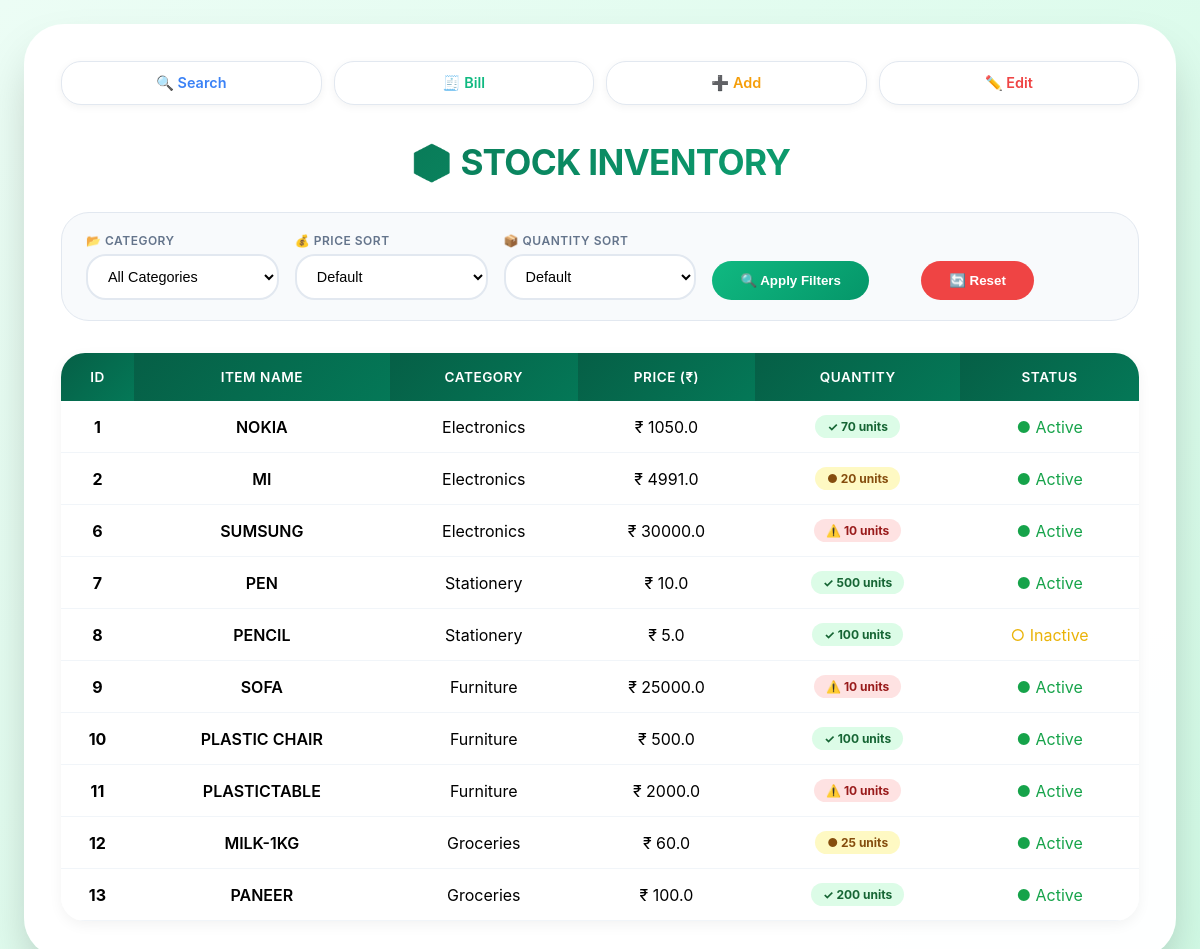
The app's page /stock with its own data.
### main.py (models this page shows, shortened)
class ITEM(db.Model):
    __tablename__ = 'item'  # Explicitly tells SQLAlchemy to look for the lowercase table
    id = db.Column(db.Integer, primary_key=True)
    name = db.Column(db.String(80), nullable=False)
    category = db.Column(db.String(25), nullable=False)
    price = db.Column(db.Float, nullable=False)
    quantity = db.Column(db.Integer, nullable=False)
    status = db.Column(db.String(25), nullable=False)

### main.py (the view)
@app.route('/stock')
def stock():
    posts = ITEM.query.all()
    return flask.render_template('stock.html',posts=posts)

### templates/stock.html (shortened to what this page needs)
<!DOCTYPE html>
<html lang="en">
<head>
</head>
<body>
<div class="container">
    <div class="nav-grid">
        <div class="nav-card"><a href="{{ url_for('search') }}" class="nav-button">🔍 Search</a></div>
        <div class="nav-card"><a href="{{ url_for('bill') }}" class="nav-button">🧾 Bill</a></div>
        <div class="nav-card"><a href="{{ url_for('item') }}" class="nav-button">➕ Add</a></div>
        <div class="nav-card"><a href="{{ url_for('edit') }}" class="nav-button">✏️ Edit</a></div>
    </div>
    <h1>📦 STOCK INVENTORY</h1>
    <div class="filter-bar">
        <form method="POST" action="{{ url_for('stockfilter') }}">
            <div class="filter-form">
                <div class="filter-group">
                    <label>📂 Category</label>
                    <select name="item_category">
                        <option value="">All Categories</option>
                    </select>
                </div>
                <div class="filter-group">
                    <label>💰 Price Sort</label>
                    <select name="item_price">
                        <option value="">Default</option>
                    </select>
                </div>
                <div class="filter-group">
                    <label>📦 Quantity Sort</label>
                    <select name="item_quantity">
                        <option value="">Default</option>
                    </select>
                </div>
                <div class="filter-group">
                    <button type="submit" class="filter-btn">🔍 Apply Filters</button>
                </div>
                <div class="filter-group">
                    <a href="{{ url_for('stock') }}">
                        <button type="button" class="filter-btn reset-btn" style="background: #ef4444;">🔄 Reset</button>
                    </a>
                </div>
            </div>
        </form>
    </div>
    {% if posts %}
        <table class="stock-table">
            <thead>
                <tr>
                    <th>ID</th>
                    <th>ITEM NAME</th>
                    <th>CATEGORY</th>
                    <th>PRICE (₹)</th>
                    <th>QUANTITY</th>
                    <th>STATUS</th>
                </tr>
            </thead>
            <tbody>
                {% for item in posts %}
                <tr>
                    <td><strong>{{item.id}}</strong></td>
                    <td style="text-transform: uppercase; font-weight: 600;">{{item.name}}</td>
                    <td>{{item.category}}</td>
                    <td>₹ {{item.price}}</td>
                    <td>
                        {% if item.quantity > 50 %}
                            <span class="stock-badge stock-high">✓ {{item.quantity}} units</span>
                        {% elif item.quantity > 10 %}
                            <span class="stock-badge stock-medium">● {{item.quantity}} units</span>
                        {% else %}
                            <span class="stock-badge stock-low">⚠️ {{item.quantity}} units</span>
                        {% endif %}
                    </td>
                    <td>
                        {% if item.status == 'Active' %}
                            <span style="color: #16a34a;">● Active</span>
                        {% elif item.status == 'Inactive' %}
                            <span style="color: #eab308;">○ Inactive</span>
                        {% else %}
                            <span style="color: #dc2626;">⊗ Discontinued</span>
                        {% endif %}
                    </td>
                </tr>
                {% endfor %}
            </tbody>
        </table>
    {% else %}
        <div class="empty-state">
            📭 No items found in inventory. <a href="{{ url_for('item') }}" style="color: #10b981;">Add some items</a> to get started.
        </div>
    {% endif %}
</div>
</body>
</html>

### templates/stock.html (style rules this page uses)
* { margin: 0; padding: 0; box-sizing: border-box; }
body { font-family: 'Inter', -apple-system, BlinkMacSystemFont, 'Segoe UI', Roboto, Helvetica, Arial, sans-serif; background: linear-gradient(135deg, #ecfdf5 0%, #d1fae5 100%); margin: 0; padding: 24px; min-height: 100vh; }
.container { max-width: 1400px; margin: 0 auto; background: rgba(255, 255, 255, 0.98); padding: 36px; border-radius: 40px; box-shadow: 0 25px 50px -12px rgba(0, 0, 0, 0.25); border: 1px solid rgba(255, 255, 255, 0.5); }
h1 { text-align: center; color: #1e293b; font-size: 2.2rem; font-weight: 700; letter-spacing: -0.02em; margin-bottom: 28px; background: linear-gradient(135deg, #065f46, #10b981); background-clip: text; -webkit-background-clip: text; -webkit-text-fill-color: transparent; }
.nav-grid { display: grid; grid-template-columns: repeat(4, 1fr); gap: 12px; margin-bottom: 36px; }
.nav-card { background: white; border-radius: 20px; transition: all 0.3s; box-shadow: 0 2px 8px rgba(0, 0, 0, 0.05); border: 1px solid #e2e8f0; }
.nav-button { display: block; width: 100%; padding: 12px 16px; background: transparent; color: #334155; font-weight: 600; font-size: 0.9rem; text-decoration: none; text-align: center; border-radius: 18px; cursor: pointer; border: none; font-family: inherit; }
.nav-card:nth-child(1) .nav-button { color: #3b82f6; }
.nav-card:nth-child(2) .nav-button { color: #10b981; }
.nav-card:nth-child(3) .nav-button { color: #f59e0b; }
.nav-card:nth-child(4) .nav-button { color: #ef4444; }
.filter-bar { background: #f8fafc; border-radius: 28px; padding: 20px 24px; margin-bottom: 32px; border: 1px solid #e2e8f0; }
.filter-form { display: flex; flex-wrap: wrap; gap: 16px; align-items: flex-end; }
.filter-group { flex: 1; min-width: 140px; }
.filter-group label { display: block; font-size: 0.75rem; font-weight: 600; color: #64748b; margin-bottom: 6px; text-transform: uppercase; letter-spacing: 0.5px; }
.filter-group select { width: 100%; padding: 12px 16px; border: 2px solid #e2e8f0; border-radius: 20px; font-size: 0.9rem; background: white; cursor: pointer; transition: all 0.2s; }
.filter-btn { background: linear-gradient(135deg, #10b981, #059669); color: white; border: none; padding: 12px 28px; border-radius: 24px; font-weight: 600; cursor: pointer; transition: all 0.2s; }
.reset-btn { background: #ef4444; }
.stock-table { width: 100%; border-collapse: separate; border-spacing: 0; border-radius: 24px; overflow: hidden; box-shadow: 0 4px 14px rgba(0, 0, 0, 0.05); }
.stock-table th { background: linear-gradient(135deg, #065f46, #047857); color: white; padding: 16px 12px; font-weight: 600; font-size: 0.85rem; letter-spacing: 0.5px; text-transform: uppercase; }
.stock-table td { padding: 14px 12px; text-align: center; background: white; border-bottom: 1px solid #f1f5f9; }
.stock-badge { display: inline-block; padding: 4px 12px; border-radius: 20px; font-size: 0.75rem; font-weight: 700; }
.stock-high { background: #dcfce7; color: #166534; }
.stock-medium { background: #fef9c3; color: #854d0e; }
.stock-low { background: #fee2e2; color: #991b1b; }

### records on screen
ITEM: id "1", name "NOKIA", category "Electronics", price "1050.0", quantity "70", status "● Active"
ITEM: id "2", name "MI", category "Electronics", price "4991.0", quantity "20", status "● Active"
ITEM: id "6", name "SUMSUNG", category "Electronics", price "30000.0", quantity "10", status "● Active"
ITEM: id "7", name "PEN", category "Stationery", price "10.0", quantity "500", status "● Active"
ITEM: id "8", name "PENCIL", category "Stationery", price "5.0", quantity "100", status "○ Inactive"
ITEM: id "9", name "SOFA", category "Furniture", price "25000.0", quantity "10", status "● Active"
ITEM: id "10", name "PLASTIC CHAIR", category "Furniture", price "500.0", quantity "100", status "● Active"
ITEM: id "11", name "PLASTICTABLE", category "Furniture", price "2000.0", quantity "10", status "● Active"
ITEM: id "12", name "MILK-1KG", category "Groceries", price "60.0", quantity "25", status "● Active"
ITEM: id "13", name "PANEER", category "Groceries", price "100.0", quantity "200", status "● Active"
